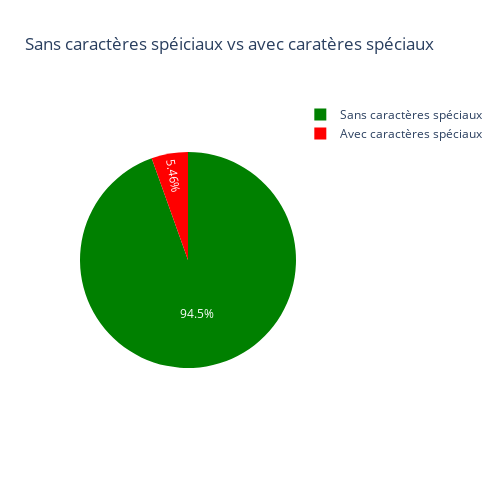

Notebook code for this chart:
### Markdown cell above
#### Distribtion des données avec et sans caratères spaéciaux
Nous appellons données ayant des caracères spéciaux, toute données dont le nom du fournisseur ou de l'usine contient des caractères non ASCII ou des nombres. <br>
Pour le moment nous ne savons pas si ces nombres font référence  à des adresses ou à des identifiants du fournisseur.

### Code cell
dataframe_dropped.shape[0] + n_data.shape[0] == total_samples 

# diagram = [n_data.shape[0]/ total_samples , dataframe_dropped.shape[0]/total_samples ]
# labels = ['Sans caractères spéciaux', 'Caractères spéciaux'] # Labels
# colors = ['green', 'red'] # Couleurs

# plt.figure(figsize=(6,6)) # Taille de la figure
# plt.pie(diagram, labels=labels, colors=colors,autopct='%1.1f%%') # Création du camanbert 
# # plt.title(titre, fontsize=16) # Titre
# plt.show() # Affichge du graphique

x = {
    'Sans caractères spéciaux': n_data.shape[0]/ total_samples,
    'Avec caractères spéciaux': dataframe_dropped.shape[0]/total_samples
}

dataa = pd.Series(x).reset_index(name='Proportion').rename(columns={'index': 'Type'})

fig = px.pie(dataa, values='Proportion', names='Type', width=800, height=400, title="Sans caractères spéiciaux vs avec caratères spéciaux", color_discrete_sequence=['green', 'red'])
fig.update_layout(autosize=False,width=500,height=500)
fig.show()

### Figure 1 — Plotly figure (JSON) as saved in the notebook; plotly's stock layout.template omitted (floating-point values rounded to 4 significant figures)
{"data": [{"domain": {"x": [0, 1], "y": [0, 1]}, "hovertemplate": "Type=%{label}<br>Proportion=%{value}<extra></extra>", "labels": ["Sans caractères spéciaux", "Avec caractères spéciaux"], "legendgroup": "", "name": "", "showlegend": true, "type": "pie", "values": [0.9477, 0.05474]}], "layout": {"autosize": false, "height": 500, "legend": {"tracegroupgap": 0}, "piecolorway": ["green", "red"], "title": {"text": "Sans caractères spéiciaux vs avec caratères spéciaux"}, "width": 500}}
